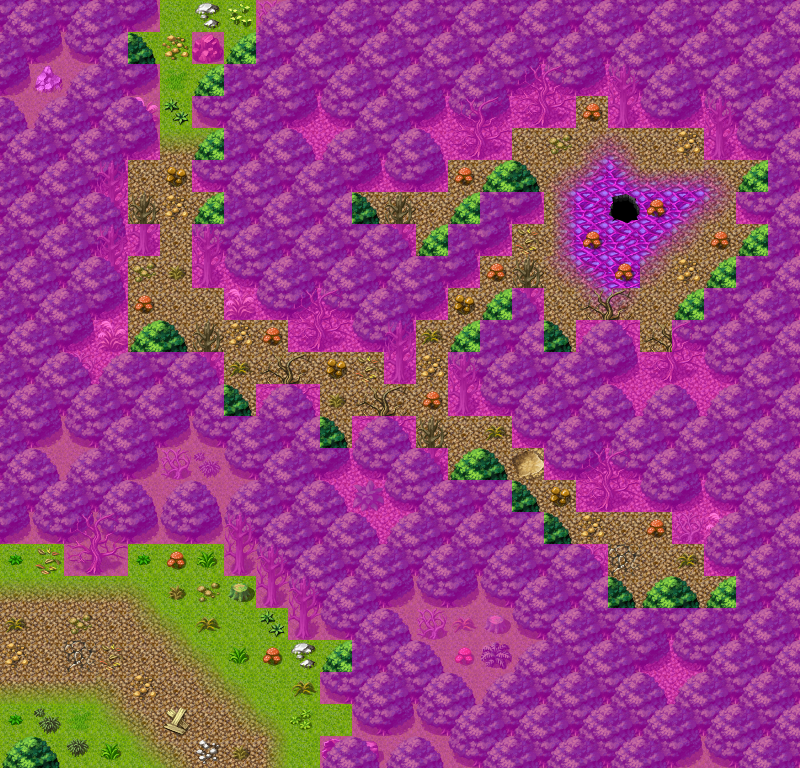

A 2D game scene composited from a Tiled map and its tileset images. What follows is a short description and the map's XML, with each tile layer's data collapsed to a summary:
An orthogonal 25x24 tile map with 32x32 px tiles, 4 tile layers (Ground, Objects, Above, Walkable), 40 tilesets and 14 objects (10x spawn, 4x mapchange).

<map version="1.0" orientation="orthogonal" width="25" height="24" tilewidth="32" tileheight="32">
 <properties>
  <property name="outside" value="1" />
 </properties>
 <tileset firstgid="1" name="map_bed_1" tilewidth="32" tileheight="32">
  <image source="../drawable/map_bed_1.png" width="512" height="256" />
 </tileset>
 <tileset firstgid="129" name="map_border_1" tilewidth="32" tileheight="32">
  <image source="../drawable/map_border_1.png" width="512" height="256" />
 </tileset>
 <tileset firstgid="257" name="map_bridge_1" tilewidth="32" tileheight="32">
  <image source="../drawable/map_bridge_1.png" width="512" height="256" />
 </tileset>
 <tileset firstgid="385" name="map_broken_1" tilewidth="32" tileheight="32">
  <image source="../drawable/map_broken_1.png" width="512" height="256" />
 </tileset>
 <tileset firstgid="513" name="map_cavewall_1" tilewidth="32" tileheight="32">
  <image source="../drawable/map_cavewall_1.png" width="576" height="192" />
 </tileset>
 <tileset firstgid="621" name="map_cavewall_2" tilewidth="32" tileheight="32">
  <image source="../drawable/map_cavewall_2.png" width="576" height="192" />
 </tileset>
 <tileset firstgid="729" name="map_cavewall_3" tilewidth="32" tileheight="32">
  <image source="../drawable/map_cavewall_3.png" width="576" height="192" />
 </tileset>
 <tileset firstgid="837" name="map_chair_table_1" tilewidth="32" tileheight="32">
  <image source="../drawable/map_chair_table_1.png" width="512" height="256" />
 </tileset>
 <tileset firstgid="965" name="map_crate_1" tilewidth="32" tileheight="32">
  <image source="../drawable/map_crate_1.png" width="512" height="256" />
 </tileset>
 <tileset firstgid="1093" name="map_cupboard_1" tilewidth="32" tileheight="32">
  <image source="../drawable/map_cupboard_1.png" width="512" height="256" />
 </tileset>
 <tileset firstgid="1221" name="map_curtain_1" tilewidth="32" tileheight="32">
  <image source="../drawable/map_curtain_1.png" width="512" height="256" />
 </tileset>
 <tileset firstgid="1349" name="map_entrance_1" tilewidth="32" tileheight="32">
  <image source="../drawable/map_entrance_1.png" width="512" height="256" />
 </tileset>
 <tileset firstgid="1477" name="map_fence_1" tilewidth="32" tileheight="32">
  <image source="../drawable/map_fence_1.png" width="512" height="256" />
 </tileset>
 <tileset firstgid="1605" name="map_fence_2" tilewidth="32" tileheight="32">
  <image source="../drawable/map_fence_2.png" width="512" height="256" />
 </tileset>
 <tileset firstgid="1733" name="map_ground_1" tilewidth="32" tileheight="32">
  <image source="../drawable/map_ground_1.png" width="512" height="256" />
 </tileset>
 <tileset firstgid="1861" name="map_ground_2" tilewidth="32" tileheight="32">
  <image source="../drawable/map_ground_2.png" width="512" height="256" />
 </tileset>
 <tileset firstgid="1989" name="map_ground_3" tilewidth="32" tileheight="32">
  <image source="../drawable/map_ground_3.png" width="512" height="256" />
 </tileset>
 <tileset firstgid="2117" name="map_ground_4" tilewidth="32" tileheight="32">
  <image source="../drawable/map_ground_4.png" width="512" height="256" />
 </tileset>
 <tileset firstgid="2245" name="map_ground_5" tilewidth="32" tileheight="32">
  <image source="../drawable/map_ground_5.png" width="512" height="256" />
 </tileset>
 <tileset firstgid="2373" name="map_ground_6" tilewidth="32" tileheight="32">
  <image source="../drawable/map_ground_6.png" width="512" height="256" />
 </tileset>
 <tileset firstgid="2501" name="map_ground_7" tilewidth="32" tileheight="32">
  <image source="../drawable/map_ground_7.png" width="512" height="256" />
 </tileset>
 <tileset firstgid="2629" name="map_ground_8" tilewidth="32" tileheight="32">
  <image source="../drawable/map_ground_8.png" width="512" height="256" />
 </tileset>
 <tileset firstgid="2757" name="map_indoor_1" tilewidth="32" tileheight="32">
  <image source="../drawable/map_indoor_1.png" width="512" height="256" />
 </tileset>
 <tileset firstgid="2885" name="map_kitchen_1" tilewidth="32" tileheight="32">
  <image source="../drawable/map_kitchen_1.png" width="512" height="256" />
 </tileset>
 <tileset firstgid="3013" name="map_outdoor_1" tilewidth="32" tileheight="32">
  <image source="../drawable/map_outdoor_1.png" width="512" height="256" />
 </tileset>
 <tileset firstgid="3141" name="map_pillar_1" tilewidth="32" tileheight="32">
  <image source="../drawable/map_pillar_1.png" width="512" height="256" />
 </tileset>
 <tileset firstgid="3269" name="map_plant_1" tilewidth="32" tileheight="32">
  <image source="../drawable/map_plant_1.png" width="512" height="256" />
 </tileset>
 <tileset firstgid="3397" name="map_rock_1" tilewidth="32" tileheight="32">
  <image source="../drawable/map_rock_1.png" width="512" height="256" />
 </tileset>
 <tileset firstgid="3525" name="map_roof_1" tilewidth="32" tileheight="32">
  <image source="../drawable/map_roof_1.png" width="512" height="256" />
 </tileset>
 <tileset firstgid="3653" name="map_roof_2" tilewidth="32" tileheight="32">
  <image source="../drawable/map_roof_2.png" width="512" height="256" />
 </tileset>
 <tileset firstgid="3781" name="map_shop_1" tilewidth="32" tileheight="32">
  <image source="../drawable/map_shop_1.png" width="512" height="256" />
 </tileset>
 <tileset firstgid="3909" name="map_sign_ladder_1" tilewidth="32" tileheight="32">
  <image source="../drawable/map_sign_ladder_1.png" width="512" height="256" />
 </tileset>
 <tileset firstgid="4037" name="map_table_1" tilewidth="32" tileheight="32">
  <image source="../drawable/map_table_1.png" width="512" height="256" />
 </tileset>
 <tileset firstgid="4165" name="map_trail_1" tilewidth="32" tileheight="32">
  <image source="../drawable/map_trail_1.png" width="512" height="256" />
 </tileset>
 <tileset firstgid="4293" name="map_tree_1" tilewidth="32" tileheight="32">
  <image source="../drawable/map_tree_1.png" width="512" height="256" />
 </tileset>
 <tileset firstgid="4421" name="map_wall_1" tilewidth="32" tileheight="32">
  <image source="../drawable/map_wall_1.png" width="512" height="256" />
 </tileset>
 <tileset firstgid="4549" name="map_wall_2" tilewidth="32" tileheight="32">
  <image source="../drawable/map_wall_2.png" width="480" height="256" />
 </tileset>
 <tileset firstgid="4669" name="map_wall_3" tilewidth="32" tileheight="32">
  <image source="../drawable/map_wall_3.png" width="480" height="256" />
 </tileset>
 <tileset firstgid="4789" name="map_window_1" tilewidth="32" tileheight="32">
  <image source="../drawable/map_window_1.png" width="512" height="256" />
 </tileset>
 <tileset firstgid="4917" name="map_window_2" tilewidth="32" tileheight="32">
  <image source="../drawable/map_window_2.png" width="512" height="256" />
 </tileset>
 <layer name="Ground" width="25" height="24">
  <data>[600 cells, 600 non-empty, 4 distinct tile ids]</data>
 </layer>
 <layer name="Objects" width="25" height="24">
  <data>[600 cells, 527 non-empty, 50 distinct tile ids]</data>
 </layer>
 <layer name="Above" width="25" height="24">
  <data>[600 cells, 92 non-empty, 6 distinct tile ids]</data>
 </layer>
 <layer name="Walkable" width="25" height="24">
  <data>[600 cells, 423 non-empty, 1 distinct tile ids]</data>
 </layer>
 <objectgroup name="Mapevents" width="25" height="24">
  <object name="west" type="mapchange" x="0" y="544" width="32" height="224">
   <properties>
    <property name="map" value="roadbeforecrossroads8" />
    <property name="place" value="east" />
   </properties>
  </object>
  <object name="south" type="mapchange" x="64" y="736" width="256" height="32">
   <properties>
    <property name="map" value="road1" />
    <property name="place" value="north" />
   </properties>
  </object>
  </objectgroup>
 <objectgroup name="Spawn" width="25" height="24">
  <!-- 10 objects omitted --></objectgroup>
 <objectgroup name="Keys" width="25" height="24" />
</map>
<!-- 12 of 14 objects omitted -->
